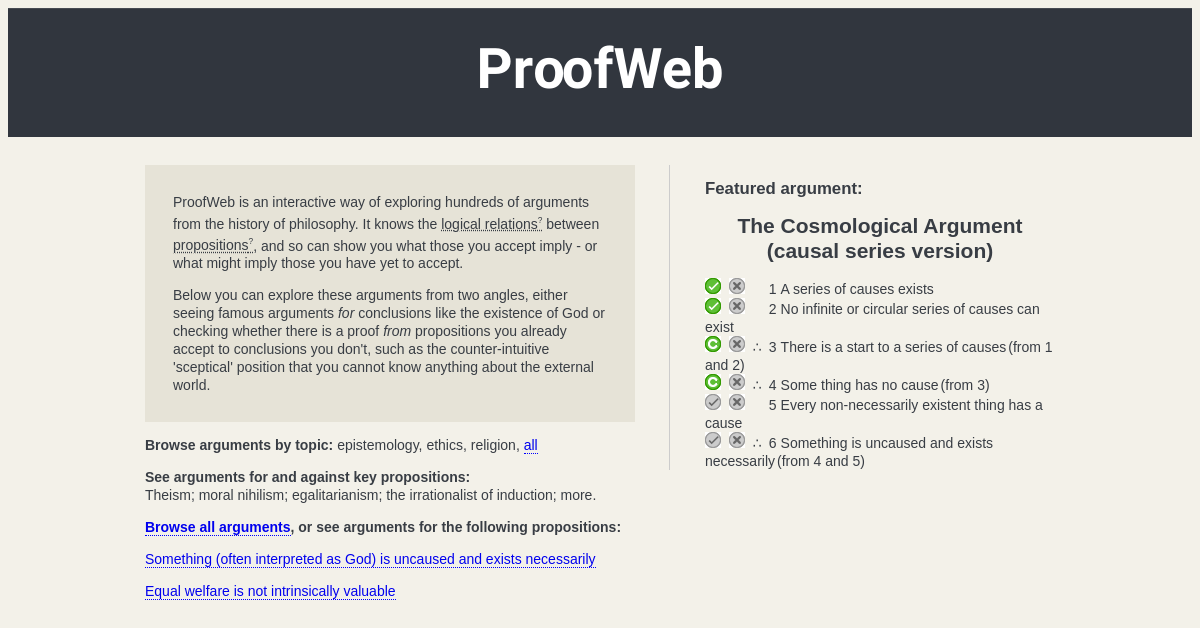
The page / on the database its author committed.
### tables this page shows
CREATE TABLE IF NOT EXISTS `arguments` (
  `id` smallint(6) NOT NULL AUTO_INCREMENT,
  `subargs` varchar(150) NOT NULL,
  `name` varchar(512) NOT NULL,
  `description` int(11) DEFAULT NULL,
  `source` varchar(1020) DEFAULT NULL,
  `source_author` varchar(100) DEFAULT NULL,
  PRIMARY KEY (`id`)
);

CREATE TABLE IF NOT EXISTS `propositions` (
  `p` smallint(6) NOT NULL AUTO_INCREMENT,
  `text` varchar(300) DEFAULT NULL,
  `implications` varchar(100) DEFAULT NULL,
  `implicators` varchar(100) DEFAULT NULL,
  `contextp` smallint(6) DEFAULT NULL,
  `contextpt` smallint(6) DEFAULT NULL,
  `definitional` tinyint(1) DEFAULT NULL,
  `logical` tinyint(1) DEFAULT NULL,
  PRIMARY KEY (`p`)
);

### functions/functions.php (the view, shortened to what this page needs)
<?php
	$u = 1;
		?>
		<?php
function print_proposition ($p, $num = FALSE, $CONCLUSION = FALSE, $fromNums = NULL) {
	if ($num) {
		if ($CONCLUSION) {
			print '<span class="therefore">&there4;</span>';
		} else {
			print '<span class="therefore">&emsp;&ensp;</span>';
		}
		print '<span class="number">'.$num.'</span>';
	}
	$_text = mysql_query("SELECT text FROM propositions WHERE p = $p");
	$text = mysql_fetch_row($_text);
	if ($text) {
		$text[0] = preg_replace('/\[([^|]*)(?:|.*)\]/', '${1}', $text[0]);
		print '<span class="text">'.$text[0].'</span>';
	}
	if ($CONCLUSION) {
		sort($fromNums);
		$fromLast = array_pop($fromNums);
		if ($fromNums) {
			$fromText = implode(', ', $fromNums);
			$fromText .= " and $fromLast";
		} else {
			$fromText = $fromLast;
		}
		print '<span class="from">(from '.$fromText.')</span>';
	}
			?>
	<?php
	print "</div>\n\n";
}
function print_buttons ($p, $b, $c) {
	print '<div class="proposition">';
	print '<span class="buttons">';
	if ($b == ACCEPT) {
		print '<span class="tick-on button"><a href="/functions/php/set-attitude.php?p='.$p.'&amp;a=NULL" title="Accepted - click to undo"></a></span> ';
	} else if ($c == ACCEPT) {
		print '<span class="tick-c button"><a href="/functions/php/set-attitude.php?p='.$p.'&amp;a=1" title="Committed - click to accept"></a></span> ';
	} else {
		print '<span class="tick-off button"><a href="/functions/php/set-attitude.php?p='.$p.'&amp;a=1" title="Click to accept"></a></span> ';
	}
	if ($b == REJECT) {
		print '<span class="cross-on button"><a href="/functions/php/set-attitude.php?p='.$p.'&amp;a=NULL" title="Rejected - click to undo"></a></span> ';
	} else {
		print '<span class="cross-off button"><a href="/functions/php/set-attitude.php?p='.$p.'&amp;a=2" title="Click to reject"></a></span> ';
	}
	print '</span>';
}
function show_argument ($id, $ajax = FALSE) {
	global $u;
	$arg_data =  mysql_fetch_row(mysql_query("SELECT subargs, name, description,source,source_author FROM arguments WHERE id = $id"));
	?>
	<h1><?php print $arg_data[1]; ?></h1>
	<?php
	$is = explode(',', $arg_data[0]);
	$argpnum = 1;
	foreach ($is as $i) {
		$fromNums = array();
		$_ps = mysql_query("SELECT p1, p2, p3, p4, c FROM implications WHERE id = $i");
		if ($_ps) {
			$ps = mysql_fetch_row($_ps);
			$cid = array_pop($ps);
			foreach ($ps as $p) {
				if ($p) {
					$PDONE = FALSE;
					for ($oldpnum = $argpnum - 1; $oldpnum >= 1; $oldpnum--) {
						if ($a[$oldpnum][p] == $p) {
							$fromNums[] = $oldpnum;
							$PDONE = TRUE;
						}
					}
					if (!$PDONE) {
						$fromNums[] = $argpnum;
						$a[$argpnum][p] = $p;
						$_pa = mysql_query("SELECT b, c FROM attitudes WHERE p = $p AND u = $u");
						$pa = mysql_fetch_row($_pa);
						if ($pa[0] != NULL && $pa[0] != "NULL") {
							$a[$argpnum][b] = $pa[0];
						} else {
							$a[$argpnum][b] = NULL;
						}
						if ($pa[1] != NULL && $pa[1] != "NULL") {
							$a[$argpnum][c] = $pa[1];
						} else {
							$a[$argpnum][c] = NULL;
						}
						if ($ajax) {
							print_ajax_buttons($a[$argpnum][p], $a[$argpnum][b], $a[$argpnum][c]);
						} else {
							print_buttons($a[$argpnum][p], $a[$argpnum][b], $a[$argpnum][c]);
						}
						print_proposition($p, $argpnum);
						$argpnum++;
					}
				}
			}
			$a[$argpnum][p] = $cid;
			$_pa = mysql_query("SELECT b, c FROM attitudes WHERE p = $cid AND u=$u");
			$pa = mysql_fetch_row($_pa);
			if ($pa[0] != NULL && $pa[0] != "NULL") {
				$a[$argpnum][b] = $pa[0];
			} else {
				$a[$argpnum][b] = NULL;
			}
			if ($pa[1] != NULL && $pa[1] != "NULL") {
				$a[$argpnum][c] = $pa[1];
			} else {
				$a[$argpnum][c] = NULL;
			}
			if ($ajax) {
				print_ajax_buttons($a[$argpnum][p], $a[$argpnum][b], $a[$argpnum][c]);
			} else {
				print_buttons($a[$argpnum][p], $a[$argpnum][b], $a[$argpnum][c]);
			}
			print_proposition($cid, $argpnum, TRUE, $fromNums);
			$argpnum++;
		}
	}
}
				?>

### index.php (shortened to what this page needs)
<!DOCTYPE html PUBLIC "-//W3C//DTD XHTML 1.0 Strict//EN" "http://www.w3.org/TR/xhtml1/DTD/xhtml1-strict.dtd">
<html xmlns="http://www.w3.org/1999/xhtml" xml:lang="en" lang="en" dir="ltr">
<head>
	<link type="text/css" rel="stylesheet" media="all" href="view/styles.css" />
</head>
<body>
<?php
	require 'functions/functions.php';
?>
<div id="page">
  <div id="header">
	<h1>Pr<span style="letter-spacing: -3px;">o</span>ofWeb</h1>
  </div>
<div id="main">
  <div id="col1">
  <div>
	<div id="app-explanation">
		<p>ProofWeb is an interactive way of exploring hundreds of arguments from the history of philosophy. It knows the <abbr class="gloss" title="">logical relations<a class="glossary" href="#">?</a></abbr> between <abbr class="gloss" title="A proposition is a claim - something that can be true or false">propositions<a class="glossary" href="#">?</a></abbr>, and so can show you what those you accept imply - or what might imply those you have yet to accept.</p>
		<p>Below you can explore these arguments from two angles, either seeing famous arguments <em>for</em> conclusions like the existence of God or checking whether there is a proof <em>from</em> propositions you already accept to conclusions you don't, such as the counter-intuitive 'sceptical' position that you cannot know anything about the external world.</p>
	</div>
	<p><strong>Browse arguments by topic:</strong> epistemology, ethics, religion, <a href="view/ajax/view.php?type=argument&id=all">all</a></p>
	<p>
		<div><strong>See arguments for and against key propositions:</strong></div>
		<div>Theism; moral nihilism; egalitarianism; the irrationalist of induction; more.</div>
	</p>
	<p class="navlabel"><a href="view/ajax/view.php?type=argument&id=all">Browse all arguments</a>, or see arguments for the following propositions:</p>
	<p><a href="view/ajax/view.php?type=argument&id=1">Something (often interpreted as God) is uncaused and exists necessarily</a></p>
	<p><a href="view/ajax/view.php?type=argument&id=2">Equal welfare is not intrinsically valuable</a></p>
</div>
  </div>
  <div id="col2">
	<div id="featured-argument">
		<h2>Featured argument:</h2>
		<?php
		show_argument(1);
		?>
  	</div>
  </div>
</div>
</div>
</body>
</html>

### view/styles.css (style rules this page uses)
a.glossary { color: #383D44; font-size: 0.6em; vertical-align: super; border-bottom: none; }
.navlabel { font-weight: bold; }
#app-explanation { background-color: #E6E3D7; padding: 1em 2em; }
.proposition .therefore { width: 1em; display:-moz-inline-stack; display:inline-block; }
.proposition .number { margin-left: 2px; margin-right: 4px; width: 1em; }
.proposition .from { margin-left: 2px; }
.button { width: 16px; height: 16px; margin-right: 4px; display:-moz-inline-stack; display:inline-block; }
.button a { width: 16px; height: 16px; display: block; border-bottom: none; }
.tick-on { background: url(images/tick-off.png) no-repeat center center; }
.tick-on a { background: url(images/tick-on.png) no-repeat center center; }
.tick-c { background: url(images/tick-on.png) no-repeat center center; }
.tick-c a { background: url(images/tick-c.png) no-repeat center center; }
.tick-off { background: url(images/tick-on.png) no-repeat center center; }
.tick-off a { background: url(images/tick-off.png) no-repeat center center; }
.cross-off { background: url(images/cross-on.png) no-repeat center center; }
.cross-off a { background: url(images/cross-off.png) no-repeat center center; }
body { font-family: Arial, Helvetica, sans-serif; font-size: 100%; }
#page { font-size: 0.875em; line-height: 1.286em; }
h1, h2, h3, h4, h5, h6 { font-family: Verdana, Tahoma, Arial, Helvetica, sans-serif }
h1 { font-size: 1.5em; line-height: 1.2em; text-align: center; }
h2 { font-size: 1.2em; line-height: 1.2em; }
a { text-decoration: none; border-bottom: 1px dotted blue; }
#header { background-color: #31363E; border-top: 1px solid #464A52; height: 128px; }
#header h1 { color: white; margin-top: 32px; font-size: 4em; line-height: 1em; font-family: 'Krona One', cursive; }
body { color:#383D44; background-color: #F3F1E9; }
#main { width: 65em; margin: 2em auto; }
#col1 { width: 35em; float: left; }
#col2 { width: 25em; padding-left: 2.5em; float: right; border-left: 1px solid #ccc; }

### rows shown on the page
arguments: name "The Cosmological Argument (causal series version)"
propositions: text "A series of causes exists"
propositions: text "No infinite or circular series of causes can exist"
propositions: text "There is a start to a series of causes"
propositions: text "Some thing has no cause"
propositions: text "Every non-necessarily existent thing has a cause"
propositions: text "Something is uncaused and exists necessarily"

### other values the page prints
$num "1"
$num "2"
$num "3"
$fromText "1 and 2"
$num "4"
$fromText "3"
$num "5"
$num "6"
$fromText "4 and 5"
